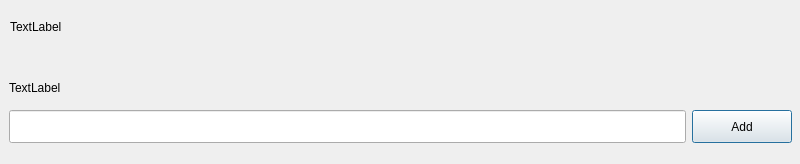
<?xml version="1.0" encoding="UTF-8"?>
<ui version="4.0">
 <class>DialogCreateNotebook</class>
 <widget class="QDialog" name="DialogCreateNotebook">
  <property name="geometry">
   <rect>
    <x>0</x>
    <y>0</y>
    <width>800</width>
    <height>164</height>
   </rect>
  </property>
  <property name="windowTitle">
   <string>Dialog</string>
  </property>
  <widget class="QWidget" name="DialogWidget" native="true">
   <property name="geometry">
    <rect>
     <x>0</x>
     <y>0</y>
     <width>801</width>
     <height>161</height>
    </rect>
   </property>
   <property name="sizePolicy">
    <sizepolicy hsizetype="Preferred" vsizetype="Expanding">
     <horstretch>0</horstretch>
     <verstretch>0</verstretch>
    </sizepolicy>
   </property>
   <layout class="QGridLayout" name="gridLayout">
    <item row="1" column="0">
     <widget class="QWidget" name="creatorWidget" native="true">
      <property name="minimumSize">
       <size>
        <width>0</width>
        <height>80</height>
       </size>
      </property>
      <property name="maximumSize">
       <size>
        <width>16777215</width>
        <height>90</height>
       </size>
      </property>
      <layout class="QGridLayout" name="gridLayout_2">
       <item row="2" column="0">
        <widget class="QLineEdit" name="NotebookName_lineEdit">
         <property name="sizePolicy">
          <sizepolicy hsizetype="Preferred" vsizetype="Preferred">
           <horstretch>0</horstretch>
           <verstretch>0</verstretch>
          </sizepolicy>
         </property>
        </widget>
       </item>
       <item row="2" column="1">
        <widget class="QPushButton" name="AddNotebookButton">
         <property name="sizePolicy">
          <sizepolicy hsizetype="Preferred" vsizetype="Preferred">
           <horstretch>0</horstretch>
           <verstretch>0</verstretch>
          </sizepolicy>
         </property>
         <property name="minimumSize">
          <size>
           <width>0</width>
           <height>0</height>
          </size>
         </property>
         <property name="maximumSize">
          <size>
           <width>100</width>
           <height>16777215</height>
          </size>
         </property>
         <property name="text">
          <string>Add</string>
         </property>
        </widget>
       </item>
       <item row="1" column="0">
        <widget class="QLabel" name="WhatIsYourNotebookNameLabel">
         <property name="sizePolicy">
          <sizepolicy hsizetype="Preferred" vsizetype="Preferred">
           <horstretch>0</horstretch>
           <verstretch>0</verstretch>
          </sizepolicy>
         </property>
         <property name="maximumSize">
          <size>
           <width>16777215</width>
           <height>16777215</height>
          </size>
         </property>
         <property name="text">
          <string>TextLabel</string>
         </property>
        </widget>
       </item>
      </layout>
     </widget>
    </item>
    <item row="0" column="0">
     <widget class="QWidget" name="TitleWidget" native="true">
      <property name="minimumSize">
       <size>
        <width>0</width>
        <height>40</height>
       </size>
      </property>
      <property name="maximumSize">
       <size>
        <width>16777215</width>
        <height>40</height>
       </size>
      </property>
      <widget class="QLabel" name="HeadlineLabel">
       <property name="geometry">
        <rect>
         <x>10</x>
         <y>10</y>
         <width>67</width>
         <height>17</height>
        </rect>
       </property>
       <property name="text">
        <string>TextLabel</string>
       </property>
      </widget>
     </widget>
    </item>
   </layout>
  </widget>
 </widget>
 <resources/>
 <connections/>
</ui>
